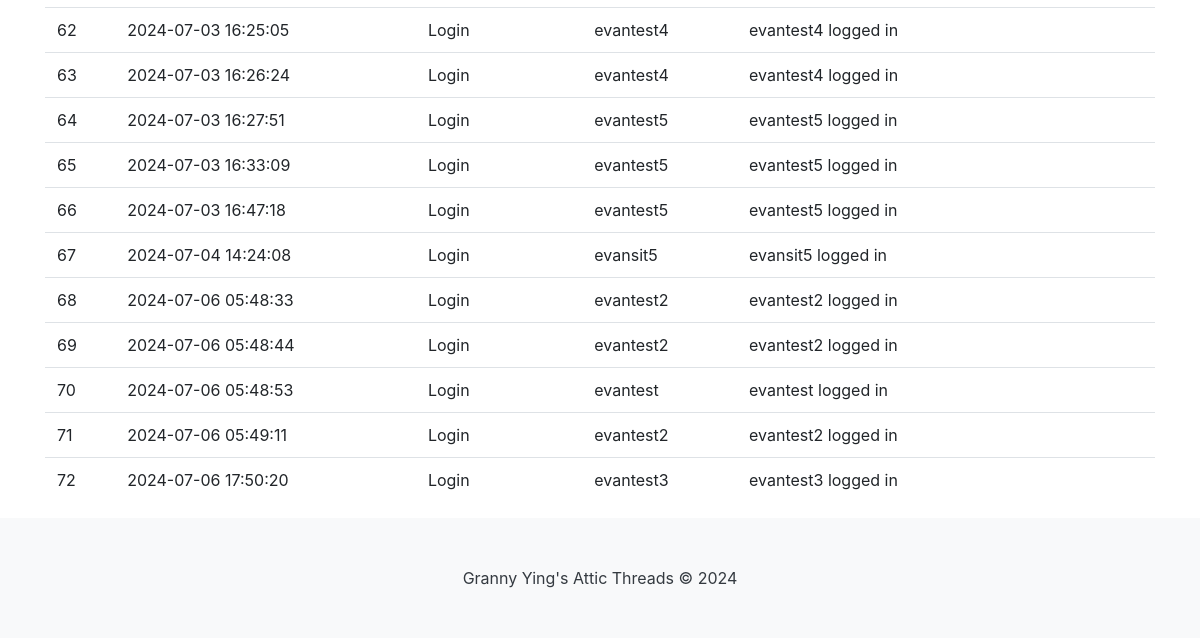
Page /logs (lower part) on the earlier database version.
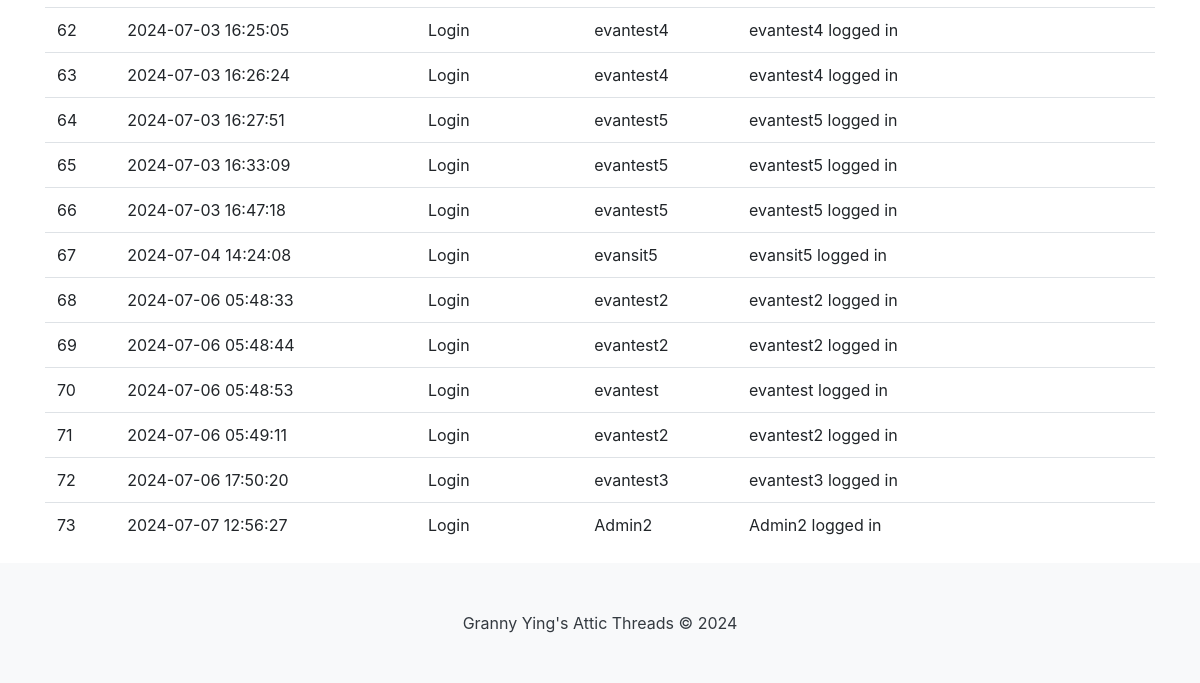
Same page on the later database version.
### tables this page shows
CREATE TABLE Logs (
        id INTEGER PRIMARY KEY AUTOINCREMENT,
        timestamp TEXT DEFAULT CURRENT_TIMESTAMP,
        event_type TEXT,
        user_id INTEGER,
        details TEXT
    );

### app.py (the view)
@app.route("/logs")
def logs():
    con = sqlite3.connect("database.db")
    con.row_factory = sqlite3.Row
    cur = con.cursor()
    cur.execute("SELECT * FROM Logs")
    rows = cur.fetchall()
    con.close()
    return render_template("logs.html", rows=rows)

### app.py (called while the page is built)
@app.before_request
def make_session_permanent():
    session.permanent = True
    app.permanent_session_lifetime = timedelta(minutes=15)
    session.modified = True

### templates/logs.html (shortened to what this page needs)
<html lang="en">
{% include "header.html" %}
<head>
        {% block content %} -->
    <link rel="stylesheet" href="https://stackpath.bootstrapcdn.com/bootstrap/4.3.1/css/bootstrap.min.css">
</head>
<body>
    <div class="container mt-5">
        <table class="table table-hover">
            <tbody>
                {% for row in rows %}
                <tr>
                    <td>{{ row["id"] }}</td>
                    <td>{{ row["timestamp"] }}</td>
                    <td>{{ row["event_type"] }}</td>
                    <td>{{ row["user_id"] }}</td>
                    <td>{{ row["details"] }}</td>
                </tr>
                {% endfor %}
            </tbody>
        </table>
    </div>
    {% include "footer.html" %}
</body>
</html>
{% endblock %}

Differences in the rows shown:
added Logs: id "73", timestamp "2024-07-07 12:56:27", event_type "Login", user_id "Admin2", details "Admin2 logged in"
